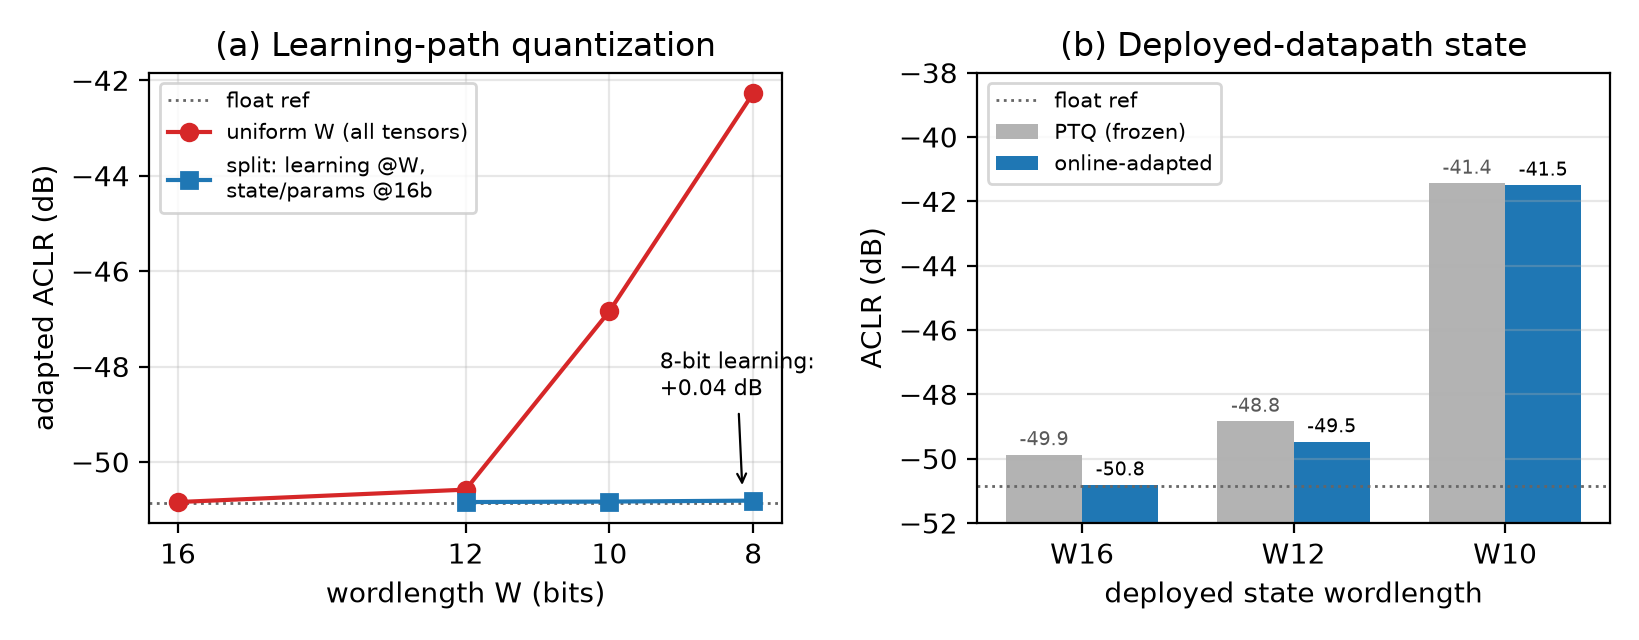

Here is the Python script that generated this plot:
"""Paper figure: fixed-point wordlength sweeps (data from data_stage3_run6.log).

Left: uniform quantization vs split (state/params W16 + learning tensors @ W).
Right: deployed-datapath state wordlength, PTQ (no adaptation) vs online-adapted.
"""
import matplotlib
matplotlib.use("Agg")
import matplotlib.pyplot as plt

FLOAT_REF = -50.85  # adapted float reference ACLR (dB)

# sweep 1: uniform W, stochastic rounding (nearest unstable below W12)
uni_W = [16, 12, 10, 8]
uni_aclr = [-50.84, -50.58, -46.84, -42.27]
# sweep 3: split — state/par @W16, learning tensors @W
spl_W = [12, 10, 8]
spl_aclr = [-50.84, -50.83, -50.81]

# sweep 5: deployed state quantization, learning @W8 split
dep_W = [16, 12, 10]
dep_ptq = [-49.88, -48.84, -41.44]
dep_adapt = [-50.82, -49.48, -41.50]

fig, (ax1, ax2) = plt.subplots(1, 2, figsize=(8.2, 3.2))

ax1.axhline(FLOAT_REF, color="0.4", ls=":", lw=1, label="float ref")
ax1.plot(uni_W, uni_aclr, "o-", color="tab:red", label="uniform W (all tensors)")
ax1.plot(spl_W, spl_aclr, "s-", color="tab:blue",
         label="split: learning @W,\nstate/params @16b")
ax1.set_xlabel("wordlength W (bits)")
ax1.set_ylabel("adapted ACLR (dB)")
ax1.set_xticks([8, 10, 12, 16])
ax1.invert_xaxis()
ax1.set_title("(a) Learning-path quantization")
ax1.legend(fontsize=7.5, loc="upper left")
ax1.grid(alpha=0.3)
ax1.annotate("8-bit learning:\n+0.04 dB", xy=(8.15, -50.6), xytext=(9.3, -48.6),
             fontsize=8, arrowprops=dict(arrowstyle="->", lw=0.8))

x = range(len(dep_W))
w = 0.36
ax2.axhline(FLOAT_REF, color="0.4", ls=":", lw=1, label="float ref")
BOT = -52
ax2.bar([i - w / 2 for i in x], [v - BOT for v in dep_ptq], w, bottom=BOT,
        color="0.7", label="PTQ (frozen)")
ax2.bar([i + w / 2 for i in x], [v - BOT for v in dep_adapt], w, bottom=BOT,
        color="tab:blue", label="online-adapted")
ax2.set_xticks(list(x))
ax2.set_xticklabels([f"W{v}" for v in dep_W])
ax2.set_xlabel("deployed state wordlength")
ax2.set_ylabel("ACLR (dB)")
ax2.set_ylim(-52, -38)
ax2.set_title("(b) Deployed-datapath state")
ax2.legend(fontsize=7.5, loc="upper left")
ax2.grid(alpha=0.3, axis="y")
for i, (p, a) in enumerate(zip(dep_ptq, dep_adapt)):
    ax2.text(i + w / 2, a + 0.3, f"{a:.1f}", ha="center", fontsize=7)
    ax2.text(i - w / 2, p + 0.3, f"{p:.1f}", ha="center", fontsize=7, color="0.35")

fig.tight_layout()
fig.savefig("figures/fig_wordlength.png", dpi=200)
print("wrote figures/fig_wordlength.png")
